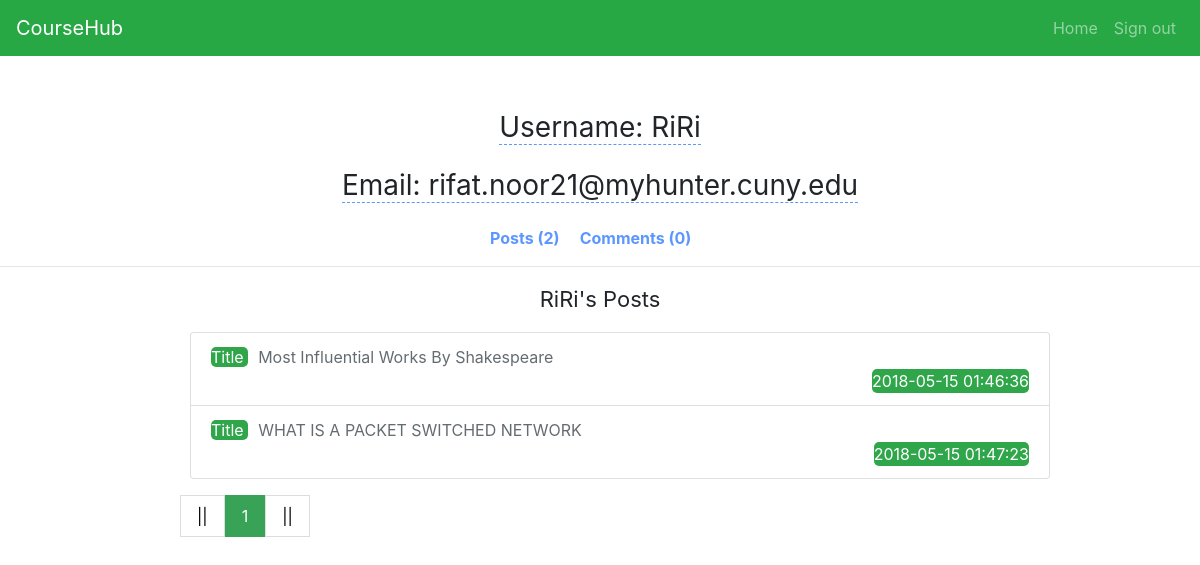
The page /usercenter/RiRi/post (signed in) on the database its author committed.
### coursehubapp.py (models this page shows)
class User(UserMixin, db.Model):
    __tablename__ = 'user'
    id = db.Column(db.Integer, primary_key=True)
    username = db.Column(db.String(15), unique=True, nullable=False)
    email = db.Column(db.String(50), unique=True, nullable=False)
    password = db.Column(db.String(80), nullable=False)
    post = db.relationship('Post', backref='user', lazy='dynamic')
    comment = db.relationship('Comment', backref='user', lazy='dynamic')
    courses = db.relationship('Course', secondary=students_courses, backref=db.backref('students'), lazy='dynamic')

class Post(db.Model):
    __tablename__ = 'post'
    __searchable__ = ['title']
    id = db.Column(db.Integer, primary_key=True)
    title = db.Column(db.String(100))
    description = db.Column(db.String())
    user_id = db.Column(db.Integer, db.ForeignKey('user.id'), nullable=False)
    course_id = db.Column(db.Integer, db.ForeignKey('course.id'), nullable=False)
    post_time = db.Column(db.DateTime, default=datetime.now)
    rating = db.Column(db.Integer)
    comment = db.relationship('Comment', backref='post', lazy='dynamic')

### coursehubapp.py (the view)
@app.route('/usercenter/<username>/<tag>')
@login_required
def usercenter(username, tag):
    user = User.query.filter(User.username == username).first()
    page = request.args.get(get_page_parameter(), type=int, default=1)
    pagination1 = user.post.paginate(page=page, per_page=10, error_out=False)
    pagination2 = user.comment.paginate(page=page, per_page=10, error_out=False)
    comments = pagination2.items
    posts = pagination1.items
    if tag == 'post':
        return render_template('usercenter1.html', user=user, pagination1=pagination1, posts=posts)
    else:
        return render_template('usercenter2.html', user=user, pagination2=pagination2, comments=comments)

### coursehubapp.py (called while the page is built)
@login_manager.user_loader
def load_user(user_id):
    return User.query.get(int(user_id))

### templates/usercenter1.html
{% extends 'usercenter.html' %}
{% block user %}
    <p style="font-size: 22px; text-align: center;">{{ user.username }}'s Posts</p>
    <div class="all-post"  style="margin:0 auto;width:900px;height:auto;">
              <ul class="note-list" >
                {% for post in posts %}
                    <li class="list-group-item">
                    <span style="border-radius: 5px; background: #30a64a; color: white; margin-right: 10px;" >  Title  </span>
                        <span>  <a style="color: #646c71;" href="{{ url_for('detail',post_id=post.id) }}"> {{ post.title }}</a></span>
                        <br>
                        <span style="float:right; border-radius:  5px; background: #30a64a; color: white;" >{{ post.post_time.strftime('%Y-%m-%d %H:%M:%S') }}</span>
                        <br>
                    </li>
                {% endfor %}
            </ul>
     </div>
      <div class="pagination-container">
    <ul class="pagination">
       {% if pagination1.has_prev %}
            <li><a href="{{url_for('usercenter',username=user.username,tag='post', page=pagination1.page-1)}}">«</a></li>
            {% else %}
            <li><a href="">||</a></li>
            {% endif %}
            {% for p in pagination1.iter_pages() %}
                {% if p %}
                    {% if p == pagination1.page %}
                <li ><a class="active" href="">{{p}}</a></li>
                {% else %}
                <li><a href="{{ url_for('usercenter',username=user.username,tag='post', page=p)}}">{{p}}</a></li>
                {% endif %}
                {% else %}
                <li><a href="">&hellip;</a></li>
                {% endif %}
            {% endfor %}
            {% if pagination1.has_next %}
                <li><a href="{{url_for('usercenter',username=user.username,tag='post',page=pagination1.page+1)}}">»</a></li>
            {% else %}
             <li><a href="">||</a></li>
            {% endif %}
    </ul>
      </div>
 {% endblock %}

### templates/usercenter.html (shortened to what this page needs)
<!DOCTYPE html>
<html lang="en">
<head>
 <link rel="stylesheet" href="https://maxcdn.bootstrapcdn.com/bootstrap/4.0.0/css/bootstrap.min.css">
 <link rel="stylesheet" type="text/css">
</head>
   <nav class="navbar navbar-expand-sm bg-success navbar-dark">
       <a class="navbar-brand" href="#">CourseHub</a>
           <ul class="navbar-nav ml-auto">
               <li class="nav-item">
                   <a class="nav-link" href="{{ url_for('userspage') }}"> Home</a>
               </li>
               <li class="nav-item">
                   <a class="nav-link" href="{{ url_for('logout') }}">Sign out</a>
               </li>
            </ul>
   </nav>
   <div class="user-info">
   <p><span style="border-bottom: dashed 1px #5c96ff; width: auto;">Username: {{ user.username }}</span></p>
   <p><span style="border-bottom: dashed 1px #5c96ff; width: auto;">Email: {{ user.email }}</span></p>
   </div>
<div class="header">
    <ul class="selection">
        <li> <a href="{{ url_for('usercenter',username=user.username,tag='post') }}">
          Posts ({{ user.post.count() }})</a> </li>
        <li><a href=" {{ url_for('usercenter',username=user.username,tag='comment')}}">
           Comments ({{ user.comment.count() }})</a> </li>
</ul>
</div>
<br> <hr>
{% block user %}{% endblock %}
</body>
</html>

### templates/usercenter.html (style rules this page uses)
.user-info { margin-top: 50px; }
.user-info p { text-align: center; height: auto; font-size: 28px; }
.header { margin-top: 20px; }
.selection { width: 300px; height: auto; margin:0 auto; }
.selection li { display: block; float: left; width: auto; text-align: center; margin-right: 20px; }
.selection a { width:auto; text-align: center; float: left; text-decoration: none; font-weight:bold; color: #5c96ff; }
.pagination { display: inline-block; padding: 0; margin: 0; }
.pagination li { display: inline; }
.pagination li a { color: black; float: left; padding: 8px 16px; text-decoration: none; transition: background-color .3s; border: 1px solid #ddd; }
.pagination li a.active { background-color: #38a356; color: white; border: 1px solid #38a356; }
.pagination-container { width: 70%; margin: 0 auto; }

### rows shown on the page
User: username "RiRi", email "rifat.noor21@myhunter.cuny.edu"
Post: title "Most Influential Works By Shakespeare", post_time "2018-05-15 01:46:36"
Post: title "WHAT IS A PACKET SWITCHED NETWORK", post_time "2018-05-15 01:47:23"

### other values the page prints
{{ user.post.count() }} "2"
{{ user.comment.count() }} "0"
{{ p }} "1"
